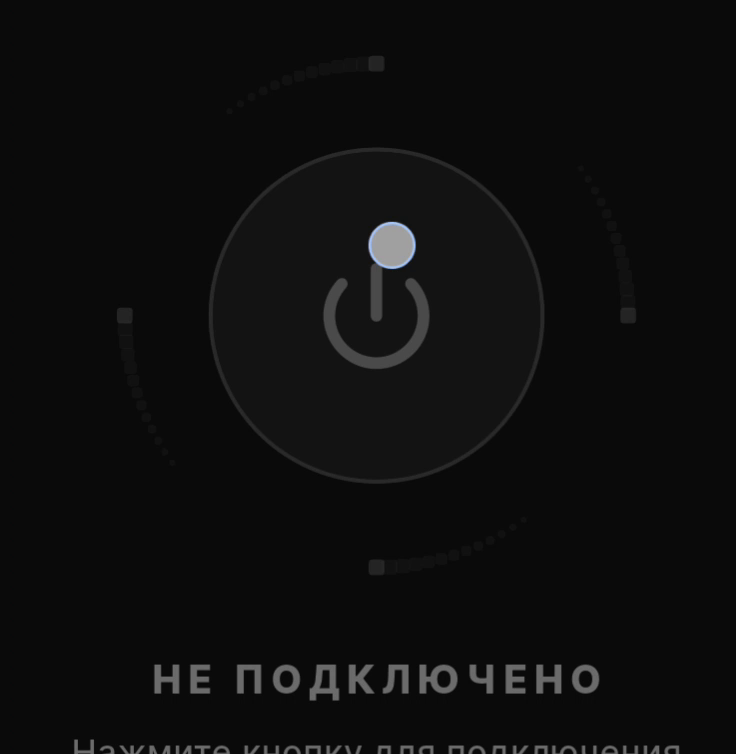
#> input picture design/xeno/_video_frames/f_001.png, 736 x 754 px, found by its file name
$ python _measure_tracer.py
#> lines starting #> are read from the running program, lines starting #| are printed output that depends on the picture; after the words box and inside, x2 and y2 are one past the last pixel; in counts of white or black regions, pixels touching at a corner belong together; long printed decimals are rounded
"""Measure idle dot geometry and tracer profile shape."""
from pathlib import Path
import numpy as np
from PIL import Image

frames4 = Path(r"c:\vpn_client\design\xeno\_video_frames")
frames10 = Path(r"c:\vpn_client\design\xeno\_video_frames10")

# Idle frame
im = Image.open(frames4 / "f_001.png").convert("RGB")
#> im is the input picture: PIL image 736x754 RGB; mean R, G, B 13.8, 13.8, 13.9
arr = np.asarray(im).astype(np.float32)
h, w = arr.shape[:2]
#> h = 754; w = 736
R, G, B = arr[:,:,0], arr[:,:,1], arr[:,:,2]
# gray dots: mid gray, low chroma
gray = (np.abs(R-G)<18) & (np.abs(G-B)<18) & (R>25) & (R<90)
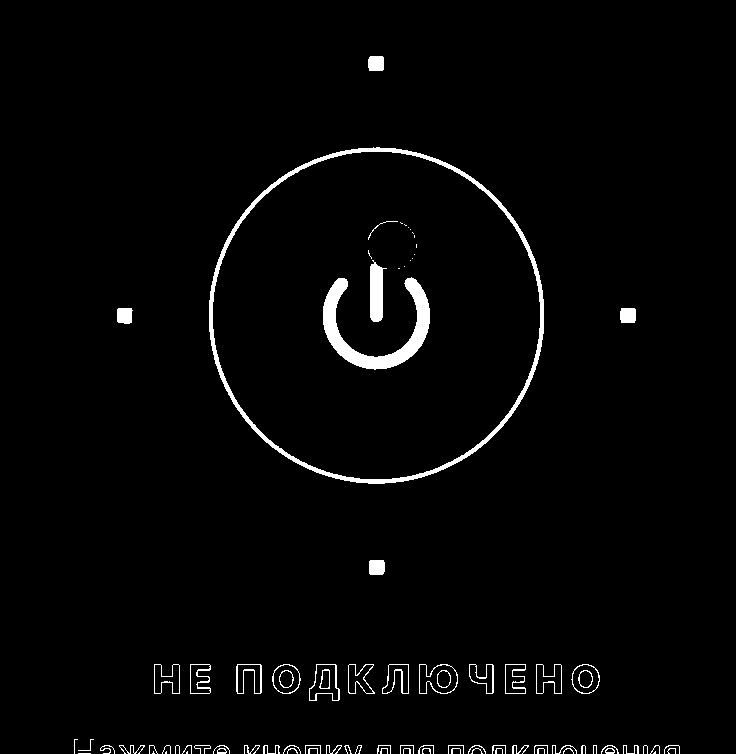
#> gray: shape (754, 736) bool; 2.3% white; 88 white regions (24 under 20 px), largest, box (x1, y1, x2, y2) and area: (209, 147, 544, 484) 4464, (323, 277, 430, 370) 2985, (370, 260, 387, 322) 733
# focus upper UI
gray[int(h*0.72):, :] = False
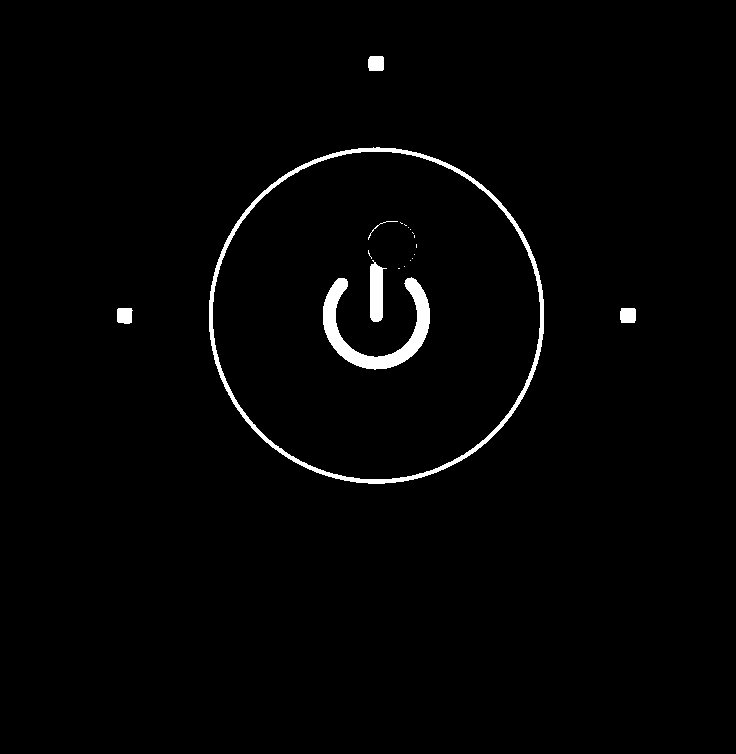
#> gray: shape (754, 736) bool; 1.6% white; 20 white regions (13 under 20 px), largest, box (x1, y1, x2, y2) and area: (209, 147, 544, 484) 4464, (323, 277, 430, 370) 2985, (370, 260, 387, 322) 733
ys, xs = np.where(gray)
#> ys = 8948 values from 56 to 483; xs = 8948 values, max 635 at index 4017, min 117 at index 3940, mean 376.4
print("idle gray pixels", len(xs))
#| idle gray pixels 8948
cx, cy = w/2.0, float(ys.mean()) if len(ys) else h*0.42
#> cx = 368; cy = 311
dx = xs.astype(float)-cx
#> dx = 8948 values, max 267 at index 4017, min -251 at index 3940, mean 8.36
dy = ys.astype(float)-cy
#> dy = 8948 values from -255 to 172
rad = np.sqrt(dx*dx+dy*dy)
#> rad = 8948 values, max 267.2 at index 4866, min 2 at index 4128, mean 121.1
r_orb = float(np.median(rad))
#> r_orb = 158.2
print("idle center", cx, cy, "r", r_orb)
#| idle center 368.0 311.009 r 158.150
near = (rad > r_orb-20) & (rad < r_orb+20)
angs = (np.degrees(np.arctan2(dy[near], dx[near]))+360)%360
#> angs = 4464 values, max 360 at index 2184, min 0.324 at index 2192, mean 178
# cluster into 4 arcs
angs_s = np.sort(angs)
#> angs_s = 4464 values from 0.324 to 360
# bin 2 deg
hist = np.zeros(180)
for a in angs:
    hist[int(a)//2] += 1
#> this loop made 4464 passes
#> a on passes 1 to 3: 271.7, 272.8, 273.1
#> after the loop, hist = 180 values, max 30 at index 43, min 20 at index 89, mean 24.8
# find contiguous segments
segs = []
in_seg = False
for i,v in enumerate(hist):
    if v>=2 and not in_seg:
        start=i; in_seg=True
    elif v<2 and in_seg:
        segs.append((start*2, i*2, hist[start:i].sum()))
        in_seg=False
#> this loop made 180 passes
#> (v, start, in_seg) on pass 1: (24, 0, True)
#> v on passes 2 to 7: 24, 25, 29, 24, 27, 26
#> after the loop, in_seg = True; segs = []; start = 0
if in_seg:
    segs.append((start*2, 360, hist[start:].sum()))
print("idle segments (start,end,count):", segs)
#| idle segments (start,end,count): [(0, 360, 4464.0)]

# Connected frame profile at t=2.0 (t_021)
im2 = Image.open(frames10 / "t_021.png").convert("RGB")
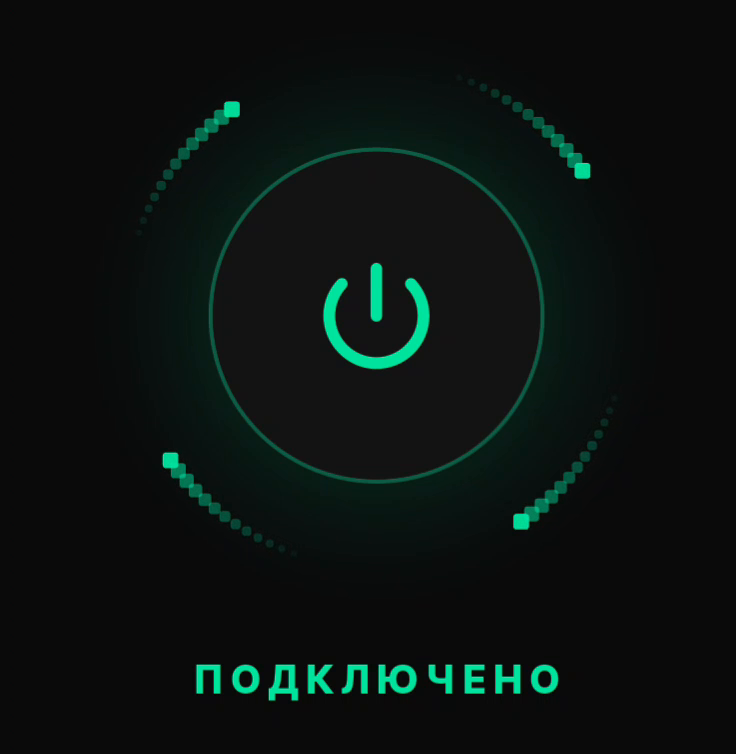
#> input picture design/xeno/_video_frames10/t_021.png, 736 x 754 px, found by its file name
#> im2 is the input picture: PIL image 736x754 RGB; mean R, G, B 11, 18.2, 16.1
arr2 = np.asarray(im2).astype(np.float32)
R2,G2,B2 = arr2[:,:,0], arr2[:,:,1], arr2[:,:,2]
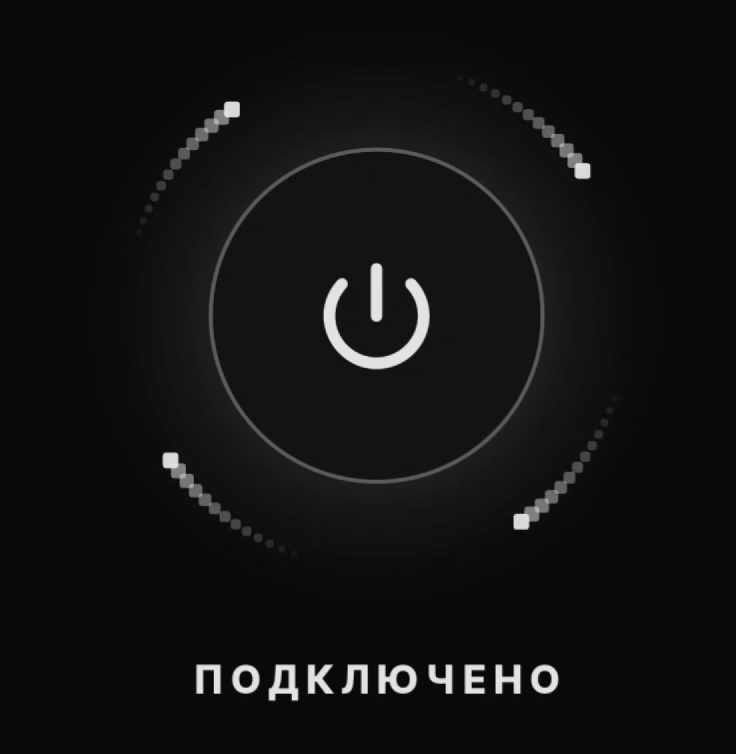
#> G2: shape (754, 736) float32; min 2, max 233, mean 18.2
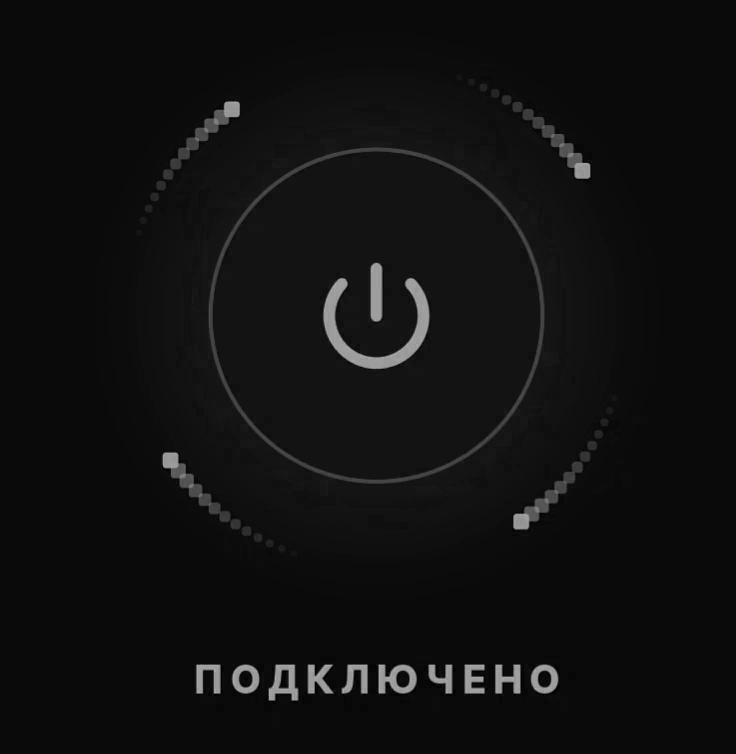
#> B2: shape (754, 736) float32; min 0, max 175, mean 16.1
cx,cy,r_orb = 379.7, 315.2, 251.7
yy,xx = np.mgrid[0:h,0:w]
RR = np.sqrt((xx-cx)**2+(yy-cy)**2)
band = (RR>r_orb-10)&(RR<r_orb+10)
band[int(h*0.72):]=False
ang = (np.degrees(np.arctan2(yy-cy, xx-cx))+360)%360
profile = np.zeros(360)
cnt = np.zeros(360)
by,bx = np.where(band)
for x,y in zip(bx,by):
    a=int(ang[y,x])%360
    profile[a]+=G2[y,x]
    cnt[a]+=1
#> after the loop, cnt = 360 values, max 100 at index 180, min 0 at index 70, mean 75.24; profile = 360 values, max 16932 at index 234, min 0 at index 70, mean 2587.2
cnt[cnt==0]=1
profile/=cnt
#> profile = 360 values, max 192.4 at index 234, min 0 at index 70, mean 29.9
# smooth
ker=np.ones(5)/5
sm=np.convolve(np.r_[profile[-5:],profile,profile[:5]],ker,mode='same')[5:-5]
#> sm = 360 values, max 142.4 at index 233, min 0 at index 72, mean 29.9

# Peak at ~53 from earlier
peak=53
# print profile around peak ±40°
print("\nProfile around peak 53 (angle, G):")
for d in range(-40, 25):
    a=(peak+d)%360
    print(f"  {d:+d}° ang={a} G={sm[a]:.1f}")
#> this loop made 65 passes
#|   -40° ang=13 G=13.0
#|   -39° ang=14 G=12.9
#|   -38° ang=15 G=12.8
#|   -37° ang=16 G=13.0
#|   -36° ang=17 G=13.5
#|   -35° ang=18 G=13.7
#|   -34° ang=19 G=14.1
#|   -33° ang=20 G=15.4
#> (further printed lines are left out)

# Estimate tracer: from head, trail is decreasing angle if CW (angle increases over time)
# Head at 53, trail toward smaller angles
head_g = sm[peak]
#> head_g = 127.9
base = float(np.percentile(sm, 20))
#> base = 12.68
print(f"\nheadG={head_g:.1f} base={base:.1f}")
#| headG=127.9 base=12.7
for frac in [0.8, 0.6, 0.4, 0.3, 0.2, 0.15, 0.1]:
    thr = base + frac*(head_g-base)
    # walk back
    length=0
    for d in range(0,90):
        if sm[(peak-d)%360] >= thr:
            length=d
        else:
            break
    print(f"  trail to {frac*100:.0f}% of head-base: {length}°")
#> this loop made 7 passes
#> thr on passes 1 to 7: 104.8, 81.8, 58.76, 47.24, 35.72, 29.96, 24.2

# Color of head vs mid trail vs far trail
def sample_color(a):
    sel = band & (ang>=a)&(ang<a+3)
    if not sel.any():
        return None
    return [float(R2[sel].mean()), float(G2[sel].mean()), float(B2[sel].mean())]

print("\nColors:")
for label,a in [("head",53), ("trail-6",47), ("trail-12",41), ("trail-20",33), ("gap",75)]:
    print(label, a, sample_color(a))

# Dot angular pitch: in idle, estimate from segment
# Also check connected whether dim base dots remain - compare band pixels not in tracer
bright = band & (G2>100) & (G2>R2*1.3)
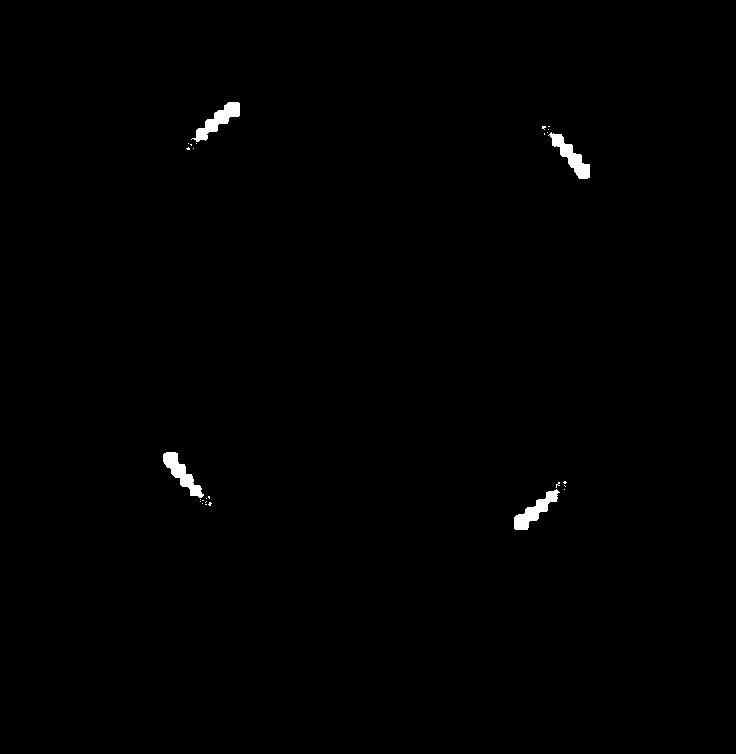
#> bright: shape (754, 736) bool; 0.5% white; 27 white regions (23 under 20 px), largest, box (x1, y1, x2, y2) and area: (191, 102, 240, 142) 684, (548, 132, 590, 179) 678, (163, 452, 204, 498) 673, (514, 489, 560, 530) 666
dim = band & ~bright
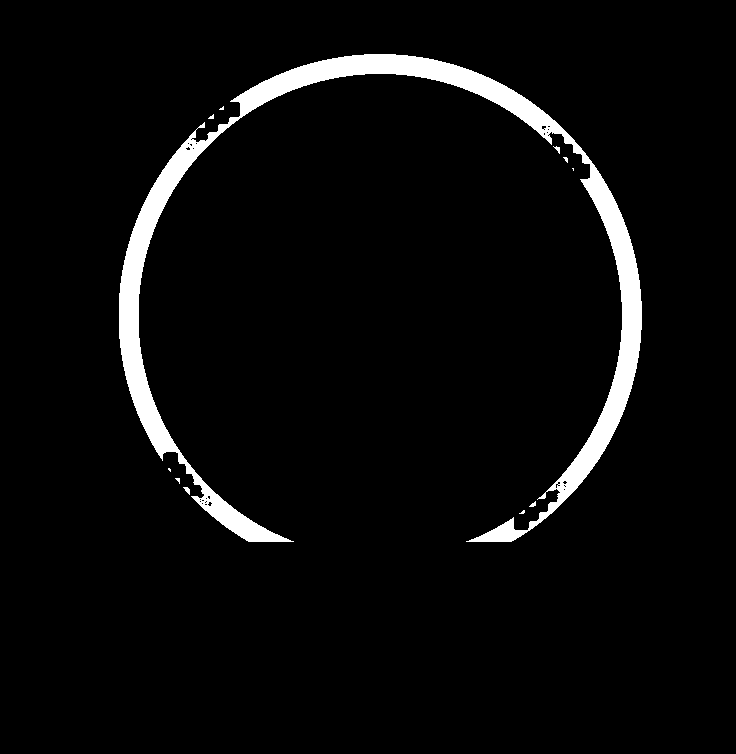
#> dim: shape (754, 736) bool; 4.4% white; 11 white regions (7 under 20 px), largest, box (x1, y1, x2, y2) and area: (119, 54, 642, 542) 24139, (183, 487, 190, 495) 30, (553, 146, 560, 154) 25, (529, 501, 536, 507) 23
print("\ndim base mean", [float(R2[dim].mean()), float(G2[dim].mean()), float(B2[dim].mean())] if dim.any() else None)
#| dim base mean [9.266, 21.088, 17.778]
print("idle band gray mean would be ~11; connected dim base ~", )

# Count approximate discrete bright blobs along one tracer
# Take angles from peak-30 to peak+5, find local maxima in radial max
print("\nLocal maxima along trail (possible lit squares):")
for a in range(peak-35, peak+6):
    if sm[a%360] >= sm[(a-1)%360] and sm[a%360] > sm[(a+1)%360] and sm[a%360] > base+10:
        print(f"  ang={a%360} G={sm[a%360]:.1f}")
#> this loop made 41 passes
#|   ang=30 G=26.0
#|   ang=33 G=31.8
#|   ang=36 G=38.9
#|   ang=39 G=47.8
#|   ang=42 G=58.4
#|   ang=45 G=69.3
#|   ang=54 G=141.4
